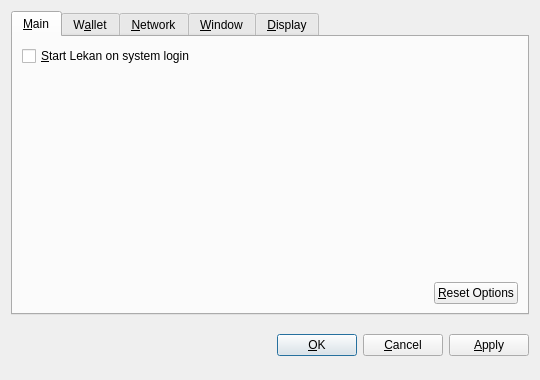
<?xml version="1.0" encoding="UTF-8"?>
<ui version="4.0">
 <class>OptionsDialog</class>
 <widget class="QDialog" name="OptionsDialog">
  <property name="geometry">
   <rect>
    <x>0</x>
    <y>0</y>
    <width>540</width>
    <height>380</height>
   </rect>
  </property>
  <property name="windowTitle">
   <string>Options</string>
  </property>
  <property name="modal">
   <bool>true</bool>
  </property>
  <layout class="QVBoxLayout" name="verticalLayout">
   <item>
    <widget class="QTabWidget" name="tabWidget">
     <property name="tabPosition">
      <enum>QTabWidget::North</enum>
     </property>
     <property name="currentIndex">
      <number>0</number>
     </property>
     <widget class="QWidget" name="tabMain">
      <attribute name="title">
       <string>&amp;Main</string>
      </attribute>
      <layout class="QVBoxLayout" name="verticalLayout_Main">
       <item>
        <widget class="QCheckBox" name="bitcoinAtStartup">
         <property name="toolTip">
          <string>Automatically start Lekan after logging in to the system.</string>
         </property>
         <property name="text">
          <string>&amp;Start Lekan on system login</string>
         </property>
        </widget>
       </item>
       <item>
        <spacer name="verticalSpacer_Main">
         <property name="orientation">
          <enum>Qt::Vertical</enum>
         </property>
         <property name="sizeHint" stdset="0">
          <size>
           <width>20</width>
           <height>40</height>
          </size>
         </property>
        </spacer>
       </item>
       <item>
        <layout class="QHBoxLayout" name="horizontalLayout_2_Main">
         <item>
          <spacer name="horizontalSpacer_2_Main">
           <property name="orientation">
            <enum>Qt::Horizontal</enum>
           </property>
           <property name="sizeHint" stdset="0">
            <size>
             <width>40</width>
             <height>20</height>
            </size>
           </property>
          </spacer>
         </item>
         <item>
          <widget class="QPushButton" name="resetButton">
           <property name="toolTip">
            <string>Reset all client options to default.</string>
           </property>
           <property name="text">
            <string>&amp;Reset Options</string>
           </property>
           <property name="autoDefault">
            <bool>false</bool>
           </property>
          </widget>
         </item>
        </layout>
       </item>
      </layout>
     </widget>
     <widget class="QWidget" name="tabWallet">
      <attribute name="title">
       <string>W&amp;allet</string>
      </attribute>
      <layout class="QVBoxLayout" name="verticalLayout_Network">
       <item>
        <widget class="QLabel" name="transactionFeeInfoLabel">
         <property name="text">
          <string>Optional transaction fee per kB that helps make sure your transactions are processed quickly. Most transactions are 1 kB.</string>
         </property>
         <property name="textFormat">
          <enum>Qt::PlainText</enum>
         </property>
         <property name="wordWrap">
          <bool>true</bool>
         </property>
        </widget>
       </item>
       <item>
        <layout class="QHBoxLayout" name="horizontalLayout_1_Main">
         <item>
          <widget class="QLabel" name="transactionFeeLabel">
           <property name="text">
            <string>Pay transaction &amp;fee</string>
           </property>
           <property name="textFormat">
            <enum>Qt::PlainText</enum>
           </property>
           <property name="buddy">
            <cstring>transactionFee</cstring>
           </property>
          </widget>
         </item>
         <item>
          <widget class="BitcoinAmountField" name="transactionFee"/>
         </item>
         <item>
          <spacer name="horizontalSpacer_1_Main">
           <property name="orientation">
            <enum>Qt::Horizontal</enum>
           </property>
           <property name="sizeHint" stdset="0">
            <size>
             <width>40</width>
             <height>20</height>
            </size>
           </property>
          </spacer>
         </item>
        </layout>
       </item>
       <item>
        <widget class="QLabel" name="label">
         <property name="text">
          <string>If you disable the spending of unconfirmed change, the change from a transaction cannot be used until that transaction has at least one confirmation. This also affects how your balance is computed.</string>
         </property>
         <property name="wordWrap">
          <bool>true</bool>
         </property>
        </widget>
       </item>
       <item>
        <widget class="QCheckBox" name="spendZeroConfChange">
         <property name="text">
          <string>Spend unconfirmed change  (experts only)</string>
         </property>
        </widget>
       </item>
       <item>
        <spacer name="verticalSpacer">
         <property name="orientation">
          <enum>Qt::Vertical</enum>
         </property>
         <property name="sizeHint" stdset="0">
          <size>
           <width>20</width>
           <height>40</height>
          </size>
         </property>
        </spacer>
       </item>
      </layout>
     </widget>
     <widget class="QWidget" name="tabNetwork">
      <attribute name="title">
       <string>&amp;Network</string>
      </attribute>
      <layout class="QVBoxLayout" name="verticalLayout_Network">
       <item>
        <widget class="QCheckBox" name="mapPortUpnp">
         <property name="toolTip">
          <string>Automatically open the Lekan client port on the router. This only works when your router supports UPnP and it is enabled.</string>
         </property>
         <property name="text">
          <string>Map port using &amp;UPnP</string>
         </property>
        </widget>
       </item>
       <item>
        <widget class="QCheckBox" name="connectSocks">
         <property name="toolTip">
          <string>Connect to the Lekan network through a SOCKS proxy (e.g. when connecting through Tor).</string>
         </property>
         <property name="text">
          <string>&amp;Connect through SOCKS proxy:</string>
         </property>
        </widget>
       </item>
       <item>
        <layout class="QHBoxLayout" name="horizontalLayout_Network">
         <item>
          <widget class="QLabel" name="proxyIpLabel">
           <property name="text">
            <string>Proxy &amp;IP:</string>
           </property>
           <property name="textFormat">
            <enum>Qt::PlainText</enum>
           </property>
           <property name="buddy">
            <cstring>proxyIp</cstring>
           </property>
          </widget>
         </item>
         <item>
          <widget class="QValidatedLineEdit" name="proxyIp">
           <property name="maximumSize">
            <size>
             <width>140</width>
             <height>16777215</height>
            </size>
           </property>
           <property name="toolTip">
            <string>IP address of the proxy (e.g. 127.0.0.1)</string>
           </property>
          </widget>
         </item>
         <item>
          <widget class="QLabel" name="proxyPortLabel">
           <property name="text">
            <string>&amp;Port:</string>
           </property>
           <property name="textFormat">
            <enum>Qt::PlainText</enum>
           </property>
           <property name="buddy">
            <cstring>proxyPort</cstring>
           </property>
          </widget>
         </item>
         <item>
          <widget class="QLineEdit" name="proxyPort">
           <property name="maximumSize">
            <size>
             <width>55</width>
             <height>16777215</height>
            </size>
           </property>
           <property name="toolTip">
            <string>Port of the proxy (e.g. 9050)</string>
           </property>
          </widget>
         </item>
         <item>
          <widget class="QLabel" name="socksVersionLabel">
           <property name="text">
            <string>SOCKS &amp;Version:</string>
           </property>
           <property name="textFormat">
            <enum>Qt::PlainText</enum>
           </property>
           <property name="buddy">
            <cstring>socksVersion</cstring>
           </property>
          </widget>
         </item>
         <item>
          <widget class="QValueComboBox" name="socksVersion">
           <property name="toolTip">
            <string>SOCKS version of the proxy (e.g. 5)</string>
           </property>
          </widget>
         </item>
         <item>
          <spacer name="horizontalSpacer_Network">
           <property name="orientation">
            <enum>Qt::Horizontal</enum>
           </property>
           <property name="sizeHint" stdset="0">
            <size>
             <width>40</width>
             <height>20</height>
            </size>
           </property>
          </spacer>
         </item>
        </layout>
       </item>
       <item>
        <spacer name="verticalSpacer_Network">
         <property name="orientation">
          <enum>Qt::Vertical</enum>
         </property>
         <property name="sizeHint" stdset="0">
          <size>
           <width>20</width>
           <height>40</height>
          </size>
         </property>
        </spacer>
       </item>
      </layout>
     </widget>
     <widget class="QWidget" name="tabWindow">
      <attribute name="title">
       <string>&amp;Window</string>
      </attribute>
      <layout class="QVBoxLayout" name="verticalLayout_Window">
       <item>
        <widget class="QCheckBox" name="minimizeToTray">
         <property name="toolTip">
          <string>Show only a tray icon after minimizing the window.</string>
         </property>
         <property name="text">
          <string>&amp;Minimize to the tray instead of the taskbar</string>
         </property>
        </widget>
       </item>
       <item>
        <widget class="QCheckBox" name="minimizeOnClose">
         <property name="toolTip">
          <string>Minimize instead of exit the application when the window is closed. When this option is enabled, the application will be closed only after selecting Quit in the menu.</string>
         </property>
         <property name="text">
          <string>M&amp;inimize on close</string>
         </property>
        </widget>
       </item>
       <item>
        <spacer name="verticalSpacer_Window">
         <property name="orientation">
          <enum>Qt::Vertical</enum>
         </property>
         <property name="sizeHint" stdset="0">
          <size>
           <width>20</width>
           <height>40</height>
          </size>
         </property>
        </spacer>
       </item>
      </layout>
     </widget>
     <widget class="QWidget" name="tabDisplay">
      <attribute name="title">
       <string>&amp;Display</string>
      </attribute>
      <layout class="QVBoxLayout" name="verticalLayout_Display">
       <item>
        <layout class="QHBoxLayout" name="horizontalLayout_1_Display">
         <item>
          <widget class="QLabel" name="langLabel">
           <property name="text">
            <string>User Interface &amp;language:</string>
           </property>
           <property name="textFormat">
            <enum>Qt::PlainText</enum>
           </property>
           <property name="buddy">
            <cstring>lang</cstring>
           </property>
          </widget>
         </item>
         <item>
          <widget class="QValueComboBox" name="lang">
           <property name="toolTip">
            <string>The user interface language can be set here. This setting will take effect after restarting Lekan.</string>
           </property>
          </widget>
         </item>
        </layout>
       </item>
       <item>
        <layout class="QHBoxLayout" name="horizontalLayout_2_Display">
         <item>
          <widget class="QLabel" name="unitLabel">
           <property name="text">
            <string>&amp;Unit to show amounts in:</string>
           </property>
           <property name="textFormat">
            <enum>Qt::PlainText</enum>
           </property>
           <property name="buddy">
            <cstring>unit</cstring>
           </property>
          </widget>
         </item>
         <item>
          <widget class="QValueComboBox" name="unit">
           <property name="toolTip">
            <string>Choose the default subdivision unit to show in the interface and when sending coins.</string>
           </property>
          </widget>
         </item>
        </layout>
       </item>
       <item>
        <widget class="QCheckBox" name="displayAddresses">
         <property name="toolTip">
          <string>Whether to show Lekan addresses in the transaction list or not.</string>
         </property>
         <property name="text">
          <string>&amp;Display addresses in transaction list</string>
         </property>
        </widget>
       </item>
       <item>
        <widget class="QCheckBox" name="coinControlFeatures">
         <property name="toolTip">
          <string>Whether to show coin control features or not.</string>
         </property>
         <property name="text">
          <string>Display coin &amp;control features (experts only!)</string>
         </property>
        </widget>
       </item>
       <item>
        <spacer name="verticalSpacer_Display">
         <property name="orientation">
          <enum>Qt::Vertical</enum>
         </property>
         <property name="sizeHint" stdset="0">
          <size>
           <width>20</width>
           <height>40</height>
          </size>
         </property>
        </spacer>
       </item>
      </layout>
     </widget>
    </widget>
   </item>
   <item>
    <layout class="QHBoxLayout" name="horizontalLayout_Buttons">
     <item>
      <spacer name="horizontalSpacer_1">
       <property name="orientation">
        <enum>Qt::Horizontal</enum>
       </property>
       <property name="sizeHint" stdset="0">
        <size>
         <width>40</width>
         <height>48</height>
        </size>
       </property>
      </spacer>
     </item>
     <item>
      <widget class="QLabel" name="statusLabel">
       <property name="font">
        <font>
         <weight>75</weight>
         <bold>true</bold>
        </font>
       </property>
       <property name="text">
        <string/>
       </property>
       <property name="textFormat">
        <enum>Qt::PlainText</enum>
       </property>
       <property name="wordWrap">
        <bool>true</bool>
       </property>
      </widget>
     </item>
     <item>
      <spacer name="horizontalSpacer_2">
       <property name="orientation">
        <enum>Qt::Horizontal</enum>
       </property>
       <property name="sizeHint" stdset="0">
        <size>
         <width>40</width>
         <height>48</height>
        </size>
       </property>
      </spacer>
     </item>
     <item>
      <widget class="QPushButton" name="okButton">
       <property name="text">
        <string>&amp;OK</string>
       </property>
      </widget>
     </item>
     <item>
      <widget class="QPushButton" name="cancelButton">
       <property name="text">
        <string>&amp;Cancel</string>
       </property>
       <property name="autoDefault">
        <bool>false</bool>
       </property>
      </widget>
     </item>
     <item>
      <widget class="QPushButton" name="applyButton">
       <property name="text">
        <string>&amp;Apply</string>
       </property>
       <property name="autoDefault">
        <bool>false</bool>
       </property>
      </widget>
     </item>
    </layout>
   </item>
  </layout>
 </widget>
 <customwidgets>
  <customwidget>
   <class>BitcoinAmountField</class>
   <extends>QSpinBox</extends>
   <header>bitcoinamountfield.h</header>
  </customwidget>
  <customwidget>
   <class>QValueComboBox</class>
   <extends>QComboBox</extends>
   <header>qvaluecombobox.h</header>
  </customwidget>
  <customwidget>
   <class>QValidatedLineEdit</class>
   <extends>QLineEdit</extends>
   <header>qvalidatedlineedit.h</header>
  </customwidget>
 </customwidgets>
 <resources/>
 <connections/>
</ui>
